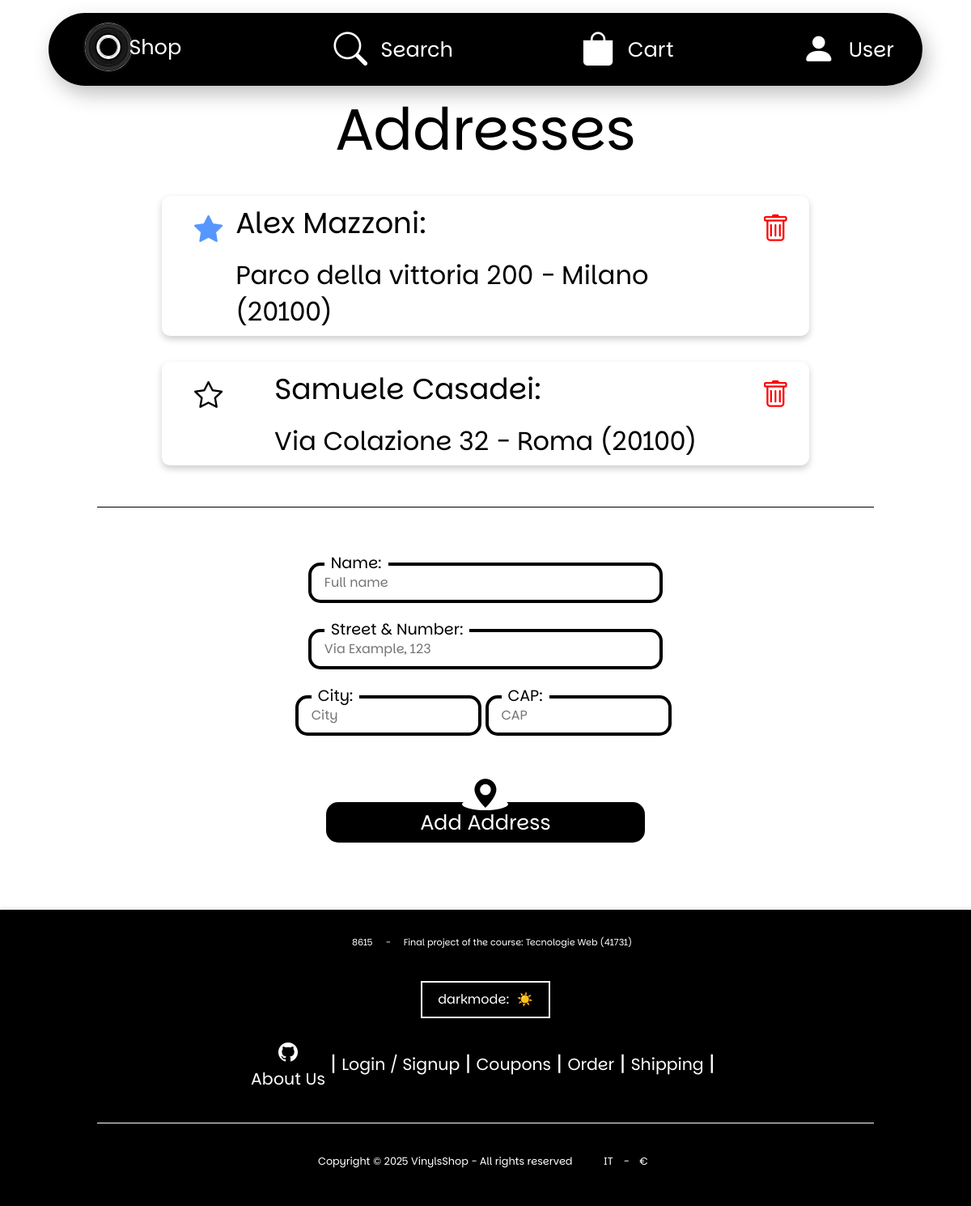
/user/addresses (signed in), run on the app's committed database.
### tables this page shows
CREATE TABLE IF NOT EXISTS `addresses` (
    `id_address` INT NOT NULL AUTO_INCREMENT,
    `name` VARCHAR(55) NOT NULL,
    `city` VARCHAR(100) NOT NULL,
    `postal_code` VARCHAR(5) NOT NULL,
    `street_number` VARCHAR(255) NOT NULL,
    `id_user` INT,
    PRIMARY KEY (`id_address`),
    FOREIGN KEY (`id_user`) REFERENCES `users` (`id_user`)
);

### src/core/Controller.php (called while the page is built, shortened)
<?php
class Controller {
    protected function render($page, $head = [], $data = []) {
        include UTILITY . 'Render.php';
    }
}
?>

### src/controllers/UserController.php (called while the page is built, shortened)
<?php
class UserController extends Controller {
    private $auth_model = null;
    private $user_model = null;
    public function __construct() {
        $this->auth_model = new AuthModel();
        require_once MODELS . 'UserModel.php';
        $this->user_model = new UserModel();
    }
    public function addresses() {
        $this->auth_model->checkAuth();
        $head = array('title' => 'Addresses');
        $data['user'] = $this->user_model->getUser();
        $data['addresses'] = $this->user_model->getAddress();
        $this->render('user/addresses', $head, $data);
    }
}
?>

### src/core/Router.php (called while the page is built, shortened)
<?php
class Router {
    protected $routes = [];
    private $request;
    private $response;
    public function __construct(Request $request, Response $response)
    {
        $this->request = $request;
        $this->response = $response;
    }
    private function addRoute($route, $callback, $method)
    {
        $this->routes[$method][$route] = $callback;
    }
    public function dispatch()
    {
        $method = $this->request->getMethod();
        $url = $this->request->getUrl();
        $callback = $this->routes[$method][$url] ?? false;
        $callback[0] = new $callback[0];
        call_user_func($callback, $this->request, $this->response);
    }
}
?>

### src/utility/Routing.php (called while the page is built, shortened)
<?php
    require_once CONTROLLERS . '/UserController.php';
    $router = new Router(new Request(), new Response());
    $router->get('/', [HomeController::class, 'index']);
    $router->get('/search', [HomeController::class, 'search']);
    $router->post('/login', [HomeController::class, 'login']);
    $router->post('/register', [HomeController::class, 'register']);
    $router->get('/logout', [HomeController::class, 'logout']);
    $router->get('/cache', [HomeController::class, 'reset']);
    $router->get('/dashboard', [HomeController::class, 'dashboard']);
    $router->get('/dashboard/albums', [HomeController::class, 'dashboardAlbums']);
    $router->get('/dashboard/ecommerce', [HomeController::class, 'dashboardEcommerce']);
    $router->get('/dashboard/users', [HomeController::class, 'dashboardUsers']);
    $router->get('/vinyl', [VinylController::class, 'index']);
    $router->post('/vinyl', [VinylController::class, 'setVinyl']);
    $router->delete('/vinyl', [VinylController::class, 'deleteVinyl']);
    $router->get('/albums', [VinylController::class, 'getAlbums']);
    $router->get('/cart', [CartController::class, 'index']);
    $router->get('/cart/get', [CartController::class, 'get']);
    $router->post('/cart', [CartController::class, 'manage']);
    $router->get('/cart/sync', [CartController::class, 'sync']);
    $router->get('/checkout', [CartController::class, 'checkout']);
    $router->get('/checkout/total', [CartController::class, 'getTotal']);
    $router->post('/checkout', [CartController::class, 'pay']);
    $router->get('/user', [UserController::class, 'index']);
    $router->get('/user/get', [UserController::class, 'getUser']);
    $router->post('/user', [UserController::class, 'updateUser']);
    $router->delete('/user', [UserController::class, 'deleteUser']);
    $router->post('/user/defaults', [UserController::class, 'setUserDefaults']);
    $router->get('/user/addresses', [UserController::class, 'addresses']);
    $router->get('/user/address', [UserController::class, 'getAddress']);
    $router->delete('/user/address', [UserController::class, 'deleteAddress']);
    $router->post('/user/address', [UserController::class, 'setAddress']);
    $router->get('/user/cards', [UserController::class, 'cards']);
    $router->get('/user/card', [UserController::class, 'getCard']);
    $router->delete('/user/card', [UserController::class, 'deleteCard']);
    $router->post('/user/card', [UserController::class, 'setCard']);
    $router->get('/notifications', [UserController::class, 'notifications']);
    $router->get('/notifications/get', [UserController::class, 'getNotifications']);
    $router->post('/notification', [UserController::class, 'readNotification']);
    $router->delete('/notification', [UserController::class, 'deleteNotification']);
    $router->get('/users', [UserController::class, 'users']);
    $router->get('/order', [OrderController::class, 'index']);
    $router->get('/orders', [OrderController::class, 'getOrders']);
    $router->post('/shipping', [OrderController::class, 'setShipping']);
    $router->get('/coupons', [OrderController::class, 'getCoupons']);
    $router->post('/coupon', [OrderController::class, 'setCoupon']);
    $router->delete('/coupon', [OrderController::class, 'deleteCoupon']);
    $router->dispatch();
?>

### src/index.php (called while the page is built, shortened)
<?php
require_once CORE . 'Router.php';
require_once CORE . 'Controller.php';
require_once UTILITY . 'Database.php';
require_once UTILITY . 'Session.php';
include UTILITY . 'Routing.php';
?>

### src/utility/Database.php (called while the page is built, shortened)
<?php
class Database {
    private static $instance = null;
    private $connection;
    private $handler;
    private static string $host= 'localhost';
    private static string $username= 'admin';
    private static string $password= 'admin';
    private static string $database= 'vinylsshop';
    private function __construct() {
        $this->handler = $this->setHandler(null);
        $this->connection = new mysqli(self::$host, self::$username, self::$password, self::$database);
    }
    private function setConfigEnv() {
        self::$host = $_ENV['DB_HOST'] ?? self::$host;
        self::$username = $_ENV['DB_USER'] ?? self::$username;
        self::$password = $_ENV['DB_PASSWORD'] ?? self::$password;
        self::$database = $_ENV['DB_NAME'] ?? self::$database;
    }
    public static function getInstance() {
        if (self::$instance === null) {
            self::$instance = new Database();
        }
        return self::$instance;
    }
    public function setHandler($handler) {
        $this->handler = $handler;
    }
    private function queryThrowException($stmt) {
        return $this->got_exception = $stmt === false || $stmt->errno !== 0;
    }
    private function executeQueryWithParams($query, $types, ...$params) {
        $finalQuery = '';
        $finalParams = [];
        $finalTypes = '';
        $splitQuery = explode('?', $query);
        for ($i = 0; $i < count($splitQuery); $i++) {
            $finalQuery .= $splitQuery[$i];
            if ($i < count($splitQuery) - 1) {
                $finalQuery .= '?';
                $finalTypes .= $types[$i];
                $finalParams[$i] = $params[$i] === '' ? null : $params[$i];
            }
        }
        try {
            $stmt = $this->connection->prepare($finalQuery);
            $stmt->bind_param($finalTypes, ...$finalParams);
            $stmt->execute();
        } catch (\Throwable $th) {
            if ($this->handler !== null) {
                echo 'Query: </br>';
                call_user_func($this->handler, $query, $types, ...$params);
                echo '</br>';
                echo 'Query Parsed: </br>';
                call_user_func($this->handler, $finalQuery, $finalTypes, ...$finalParams);
                echo '</br>';
                var_dump($th->getMessage());
            }
            return false;
        }
        return $stmt;
    }
    private function executeQuery($query) {
        try {
            $stmt = $this->connection->prepare($query);
            $stmt->execute();
        } catch (\Throwable $th) {
            if ($this->handler !== null) {
                echo 'Query: </br>';
                call_user_func($this->handler, $query);
                echo '</br>';
                var_dump($th->getMessage());
            }
            return false;
        }
        return $stmt;
    }
    public function executeResults($query, $types=null, ...$params) {
        $stmt = $types === null || empty($types) ? $this->executeQuery($query) : $this->executeQueryWithParams($query, $types, ...$params);
        $result = $stmt->get_result();
        return $result->fetch_all(MYSQLI_ASSOC) ?? [];
    }
}
?>

### src/models/UserModel.php (called while the page is built, shortened)
<?php
final class UserModel {
    public function getUser($id_user = null) {
        $user = Database::getInstance()->executeResults(
            "SELECT u.id_user,
                    u.mail,
                    u.balance,
                    u.notifications,
                    up.default_card,
                    c.card_number,
                    up.default_address,
                    a.name, a.street_number, a.city, a.postal_code
                FROM `vinylsshop`.`users` u
                LEFT JOIN `vinylsshop`.`userpreferences` up ON u.id_user = up.id_user
                LEFT JOIN `vinylsshop`.`cards` c ON up.default_card = c.id_card
                LEFT JOIN `vinylsshop`.`addresses` a ON up.default_address = a.id_address
                WHERE u.id_user = ?;",
            'i',
            $id_user ?? Session::getUser()
        );
        return !empty($user) ? $user[0] : $user;
    }
    public function getAddress($id_user = null, $id_address = null) {
        return Database::getInstance()->executeResults(
            "SELECT a.id_address,
                    a.name,
                    a.street_number,
                    a.city,
                    a.postal_code
                FROM `vinylsshop`.`addresses` a
                WHERE a.id_user = ? " . ($id_address ? "AND a.id_address = ?" : "") . ";",
            'ii',
            $id_user ?? Session::getUser(),
            $id_address
        );
    }
}

### src/utility/Session.php (called while the page is built, shortened)
<?php
class Session {
    public static function get($key) {
        return $_SESSION[$key];
    }
    public static function isSet($key) {
        return isset($_SESSION[$key]);
    }
    public static function isLogged() {
        return self::isSet('User') && isset(self::get('User')['id_user']);
    }
    public static function getUser() {
        return self::isLogged() ? self::get('User')['id_user'] : false;
    }
}

### src/models/AuthModel.php (called while the page is built, shortened)
<?php
final class AuthModel {
    public function checkAuth() {
        if (!$this->fetchUser()) {
            $this->logout();
            header('Location: /user');
        }
    }
    public function fetchUser() {
        return Database::getInstance()->executeResults(
            "SELECT * FROM `users` WHERE id_user = ?",
            'i',
            Session::getUser()
        );
    }
}

### src/views/components/cards/address.php (the view)
<div class="address card" id="card-address_<?php echo $address['id_address']?>">
    <header>
        <?php if($user['default_address'] == $address['id_address']): ?>
            <a class="stars selected" onclick="setDefaultAddress(<?php echo ''?>)">
                <i class="bi bi-star-fill"></i>
            </a>
        <?php else: ?>
            <a class="stars" onclick="setDefaultAddress(<?php echo $address['id_address']?>)">
                <i class="bi bi-star"></i>
            </a>
        <?php endif; ?>
    </header>
    <span class="address-details">
        <h4><?php echo $address['name']?>:</h4>
        <p>
            <?php echo $address['street_number']?> - <?php echo $address['city']?> (<?php echo $address['postal_code']?>)
        </p>
    </span>
    <footer>
        <a class="delete" onclick="deleteAddress(<?php echo $address['id_address']?>)">
            <i class="bi bi-trash"></i>
        </a>
    </footer>
</div>

### src/views/pages/user/addresses.php (shortened to what this page needs)
<section>
    <?php if (isset($addresses) && $addresses !== []): ?>
        <h1>Addresses</h1>
        <?php
            foreach ($addresses as $address) {
                include COMPONENTS . '/cards/address.php';
            }
        ?>
    <? else: ?>
        <h1>No addresses found!</h1>
    <? endif; ?>
</section>
<div class="div"></div>
<form action="/user/address" id="form-address" method="post" novalidate>
    <ul>
        <li>
            <label for="address_name">Name:</label>
            <input autocomplete="name" type="text" id="input-address_name" name="address_name" placeholder="Full name" required aria-required="true" aria-label="Name" />
        </li>
        <li>
            <label for="address_street">Street & Number:</label>
            <input autocomplete="street-address" type="text" id="input-address_street" name="address_street" placeholder="Via Example, 123" required aria-required="true" aria-label="Street and number" />
        </li>
        <li class="split">
            <label for="address_city">City:</label>
            <input autocomplete="address-level2" type="text" id="input-address_city" name="address_city" placeholder="City" required aria-required="true" aria-label="City" />
        </li>
        <li class="split">
        <label for="address_cap">CAP:</label>
        <input autocomplete="postal-code" type="text" id="input-address_cap" name="address_cap" placeholder="CAP" pattern="[0-9]{5}" required aria-required="true" aria-label="CAP" />
        </li>
        <li>
            <div class="large button">
                <i class="bi bi-geo-alt-fill"></i>
                <input type="button" id="btn-address_submit" aria-label="Add Address" value="Add Address" />
            </div>
        </li>
    </ul>
</form>

### data on the page
addresses: name "Alex Mazzoni", street_number "Parco della vittoria 200", city "Milano", postal_code "20100"
addresses: name "Samuele Casadei", street_number "Via Colazione 32", city "Roma", postal_code "20100"
